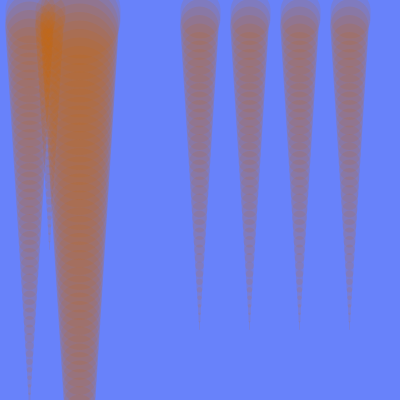
Frame 1 (no input)
Frame 2 (the mouse pressed at the canvas centre, redrawn once): identical to frame 1, image omitted

The Processing sketch that drew this single still picture (run headless with seeded random() and noise(); the mouse was pressed at the canvas centre and the sketch redrawn once):

// Processing sketch: processing_164773
// ── processing_164773.pde

int x = 30;
int u = 50;
float a = -0.12;

void setup() {
  size(400, 400);
  stroke(200,100, 0, 33);
  smooth();
  noLoop();
}

void draw() {
  background(104, 130, 250, 100);
  tail(x, u, a);
  tail(u, x, a);
  tail(u+x, x+u, u);
  tail(350, 40, 100);
  tail(300, 40, 100);
  tail(250, 40, 100);
  tail(200, 40, 100);
}
  
  void tail(int xpos, int units, float angle) {
    pushMatrix();
    translate(xpos, 10);
    for (int i = units; i > 0; i--) {
      strokeWeight(i);
      line(0,0,0,8);
      translate(0,8);
      rotate(TWO_PI);
    }
    popMatrix();
  }
  
